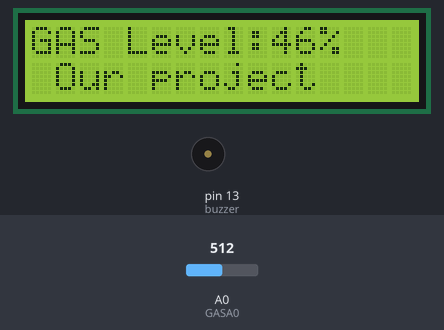
Bench run of a sketch on a simulated Arduino Uno, built with avr-gcc and run on an emulated ATmega328P. Parts: 16×2 character LCD, buzzer (waves = sounding). The test bench sets the inputs (shaded band); at power-on: A0 (GASA0) = 512. What the sketch prints to the serial monitor is not drawn.

Above: at 6.3 s.
6.4 s: A0 (GASA0) set to 457
At 9.5 s:
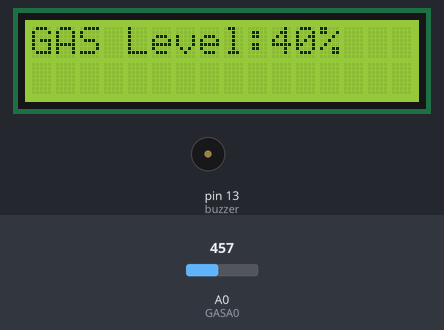
13.2 s: A0 (GASA0) set to 433
At 16.0 s:
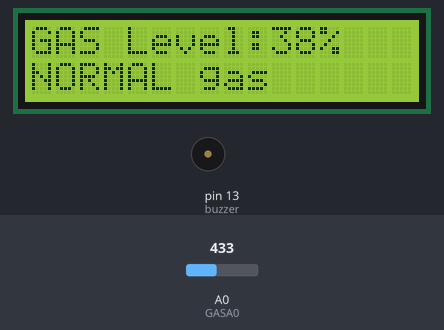
18.2 s: A0 (GASA0) set to 306
At 18.8 s:
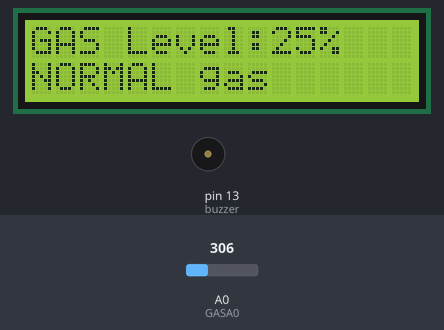
Timing chart, 0 to 21.2 s (numbered marks = the images above; inputs shaded):
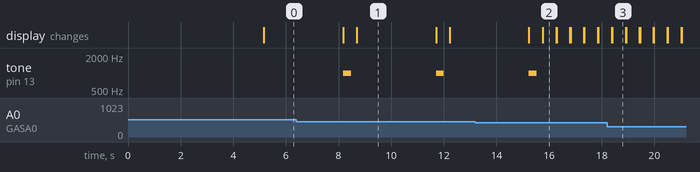

The sketch:

gas_with_fan_gsm.ino
```cpp
#include <LiquidCrystal_I2C.h>

LiquidCrystal_I2C lcd(0x27, 16, 2);
#include <SoftwareSerial.h>
SoftwareSerial mySerial(9, 10);

int buzzer = 13;
int GASA0 = A0;
int gasvalue;

void setup() {

  lcd.init();  // initialize the lcd
  lcd.init();
  lcd.backlight();
  mySerial.begin(9600);
  Serial.begin(9600);
  pinMode(buzzer, OUTPUT);
  lcd.setCursor(3, 0);
  lcd.print("welcome to");
  lcd.setCursor(1, 1);
  lcd.print("Our project");
  delay(5000);
}

void loop() {
  int analogSensor = analogRead(GASA0);
  int gasvalue = (analogSensor - 50) / 10;
  Serial.println(gasvalue);
  lcd.setCursor(0, 0);
  lcd.print("GAS Level:");
  lcd.setCursor(10, 0);
  lcd.print(gasvalue);
  lcd.setCursor(12, 0);
  lcd.print("%");

  // Checks if it has reached the threshold value
  if (gasvalue >= 40) {
    SendTextMessage();
    lcd.setCursor(0, 1);
    lcd.print("DANGER gas");
    tone(buzzer, 1000, 300);
  } else {
    lcd.setCursor(0, 1);
    lcd.print("NORMAL gas");
    noTone(buzzer);
  }
  delay(500);
  lcd.clear();

  if(mySerial.available()>0)
  Serial.write(mySerial.read());
}

void SendTextMessage() {
  Serial.println("AT+CMGF=1");                 //Sets the GSM Module in Text Mode
  delay(1000);
  Serial.println("AT+CMGS=\"+916309344794\"\r");  //mobile number in place of ****
  delay(1000);
  Serial.println("Danger gas");
  Serial.println((char)26);
  delay(1000);
}
```

Measured:
- the behaviour switches between 450 and 449 on A0 (GASA0) (found by bisection; images 1 and 2)
- after the input at 13.2 s, the display: first differs from a run without the input after 2.6 s (image 2)
- after the input at 18.2 s, the display: first differs from a run without the input after 0.20 s (image 3)
- by itself, tone on pin 13 (buzzer): alternates 1000 Hz for 0.30 s and silent for 3.2 s
- what the display in image 1 shows lasts 3.0 s, from 8.7 s to 11.7 s
- what the display in image 2 shows lasts 0.5 s, from 15.8 s to 16.3 s
